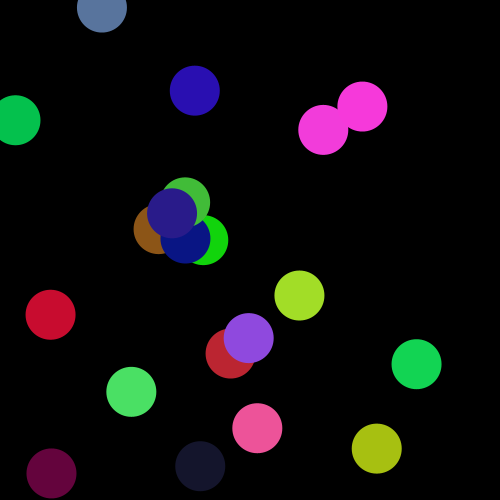
Frame 1 (no input)
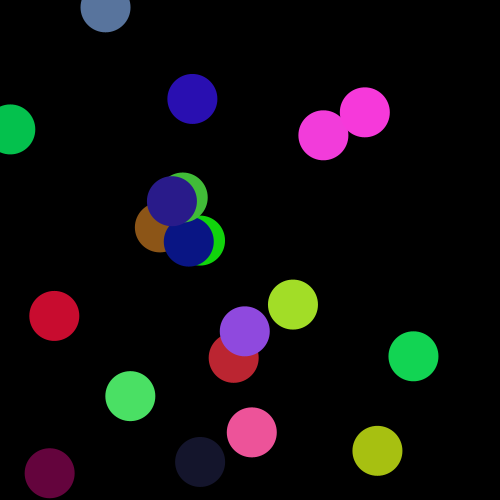
Frame 60 (the mouse pressed at the canvas centre just before this capture)
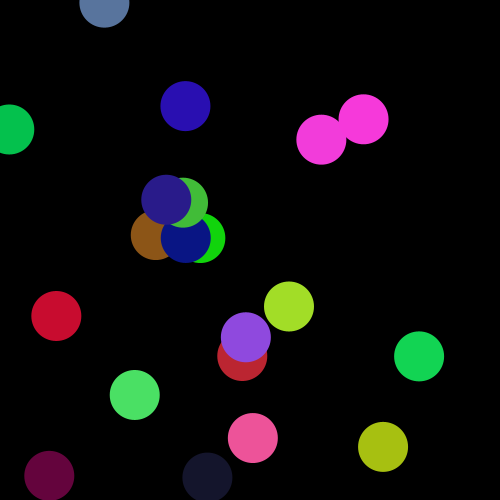
Frame 120 (the mouse held since frame 60 and released just before this capture)

The Processing sketch that drew these frames (run headless with seeded random() and noise(); from frame 60 on, the mouse is pressed at the canvas centre):

// Processing sketch: classes_circles
// ── classes_circles.pde

Circle[] circles;

void setup(){
  
  size(500, 500);
  noStroke();
  
  // Define Array of circles
  circles = new Circle[20];
  
  // Create circle objects inside the array
  for(int i = 0; i < 20; i++){
    circles[i] = new Circle();
  }

}

void draw(){
  
  background(0);
  
 // Draw and move Circles
 for(int i = 0; i < 20; i++){
   circles[i].canvasDraw();
   circles[i].randomMove();
 }

}

void mouseClicked(){
  
 // Chance color if clicked
 for(int i = 0; i < 20; i++){
   circles[i].changeColor();
 }
 
}

// --------------------------------------------
// -------------- CIRCLE CLASS ----------------
// --------------------------------------------

class Circle{

  float x, y;
  color c;

  Circle(){
    x = random(width);
    y = random(height);
    c = color(random(255), random(255), random(255));
  }
  
  void canvasDraw(){
    fill(c);
    ellipse(x, y, 50, 50);
  }
  
  void randomMove(){
    x+= random(-1,1);
    y+= random(-1,1);
  }
  
  void changeColor(){
    if(dist(mouseX, mouseY, x, y) < 25){
      c = color(random(255), random(255), random(255));
    }
  }

}
